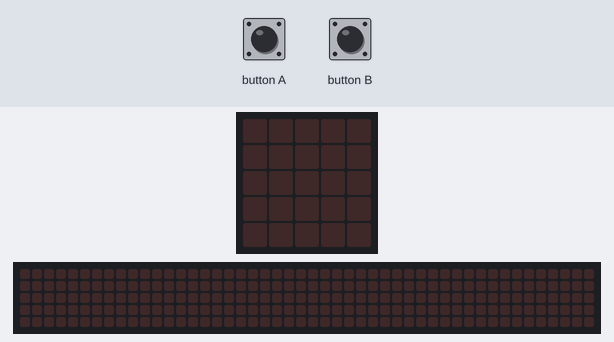
A program run on a simulated BBC micro:bit (MakeCode). Shown: the board's 5×5 LED display, a strip that is not on the board, showing the scrolling text unrolled. Inputs (shaded band) come from the test bench. Random numbers come from a fixed seed; the 48×5 strip is a reading aid, not a part: it shows the text the display is scrolling, unrolled, one strip-width of it at a time.

Above: at 1.2 s.
1.3 s: button B pressed for 0.15 s
At 1.52 s:
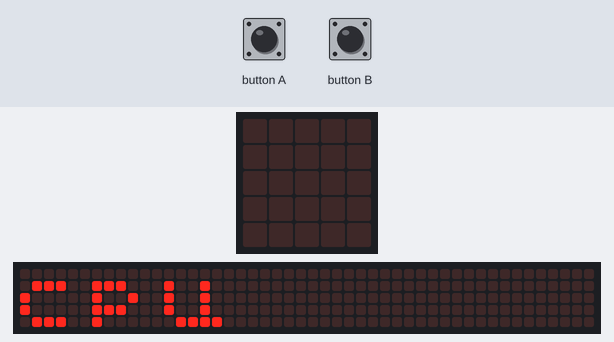
4.3 s: button A pressed for 0.15 s
At 7.2 s:
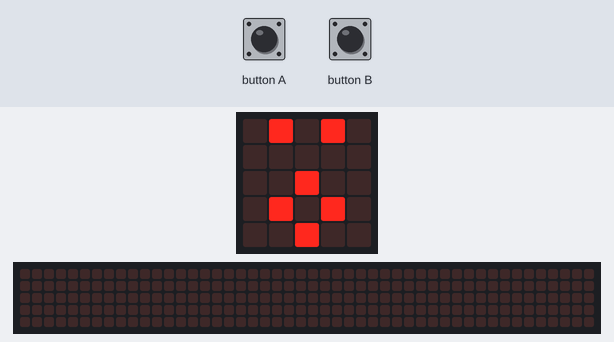
7.4 s: button B pressed for 0.15 s
At 8.91 s:
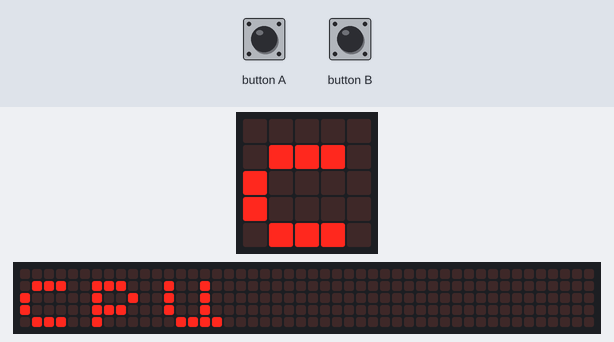
10.5 s: button A pressed for 0.15 s
At 13.4 s:
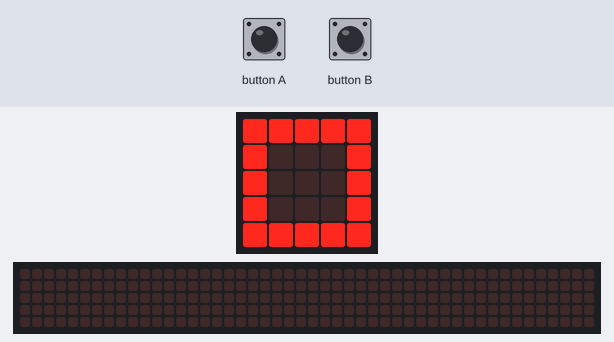
13.6 s: button B pressed for 0.15 s
At 14.76 s:
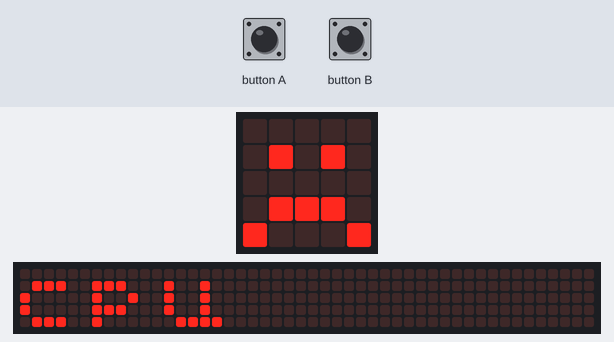
16.6 s: button B pressed for 0.15 s
At 20.78 s:
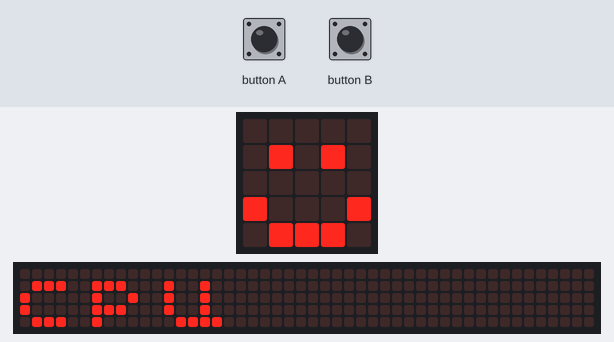

Measured:
- after the input at 1.3 s, the display: changes after 0.15 s (image 1)

The program:

main.ts
```typescript
input.onButtonPressed(Button.A, function () {
    yo += 1
    if (yo > 3) {
        yo = 1
    }
})
input.onButtonPressed(Button.B, function () {
    cpu = randint(1, 3)
    basic.showString("cpu")
    if (cpu == 1) {
        basic.showIcon(IconNames.Chessboard)
    } else if (cpu == 2) {
        basic.showIcon(IconNames.Square)
    } else if (cpu == 3) {
        basic.showIcon(IconNames.Scissors)
    }
    basic.pause(1000)
    if (yo == 1 && cpu == 3) {
        basic.showIcon(IconNames.Happy)
    } else if (yo == 2 && cpu == 1) {
        basic.showIcon(IconNames.Happy)
    } else if (yo == 3 && cpu == 2) {
        basic.showIcon(IconNames.Happy)
    } else if (yo == cpu) {
        basic.showIcon(IconNames.Surprised)
    } else {
        basic.showIcon(IconNames.Sad)
    }
})
let yo = 0
let cpu = 0
cpu = 0
yo = 0
basic.forever(function () {
    if (yo == 1) {
        basic.showIcon(IconNames.Chessboard)
    } else if (yo == 2) {
        basic.showIcon(IconNames.Square)
    } else if (yo == 3) {
        basic.showIcon(IconNames.Scissors)
    }
})
```

test.ts
```typescript
// aquí va el archivo "tests"; esto no se compilará cuando este paquete se utilice como una extensión.
```
